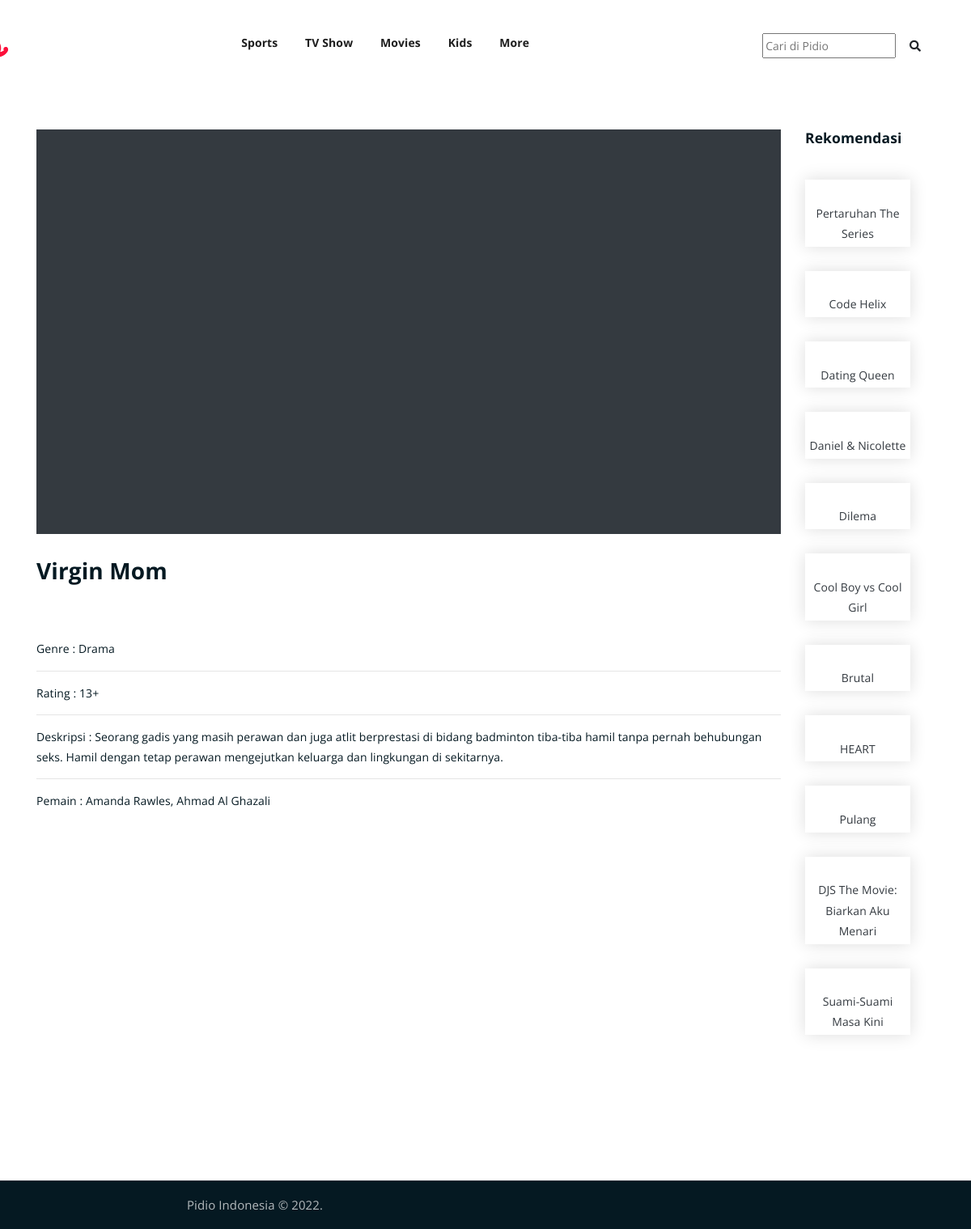
The page /watch.php?id=213 on the database its author committed.
### tables this page shows
CREATE TABLE `film` (
  `id` int(11) NOT NULL,
  `judul` varchar(50) NOT NULL,
  `rating` varchar(50) DEFAULT NULL,
  `poster` varchar(255) NOT NULL,
  `genre` varchar(50) NOT NULL,
  `deskripsi` varchar(500) NOT NULL,
  `pemain` varchar(250) DEFAULT NULL,
  `jenis_film` varchar(20) DEFAULT NULL,
  
  PRIMARY KEY (id)
);

### functions.php (called while the page is built)
<?php
$conn = mysqli_connect("localhost", "root", "", "vidio");
return $conn;
function query($query) {
    global $conn;
    $result = mysqli_query($conn, $query);
    $rows = [];
    while( $row = mysqli_fetch_assoc($result) ) {
        $rows[] = $row;
    }
    return $rows;
}
?>

### watch.php (the view, shortened to what this page needs)
<?php
require 'functions.php';
if($_GET):
    $filmSearch = query("SELECT * FROM film where id = '$_GET[id]' ");
    $filmSearch = $filmSearch ? $filmSearch[0] : "";
    $anotherFilm = query("SELECT * FROM film where jenis_film = $filmSearch[jenis_film] and id != $_GET[id]");
else:
    header('Location: ');
endif;
?>
<!DOCTYPE html>
<html lang="en">
<head>
    <link rel="stylesheet" href="assets/css/all.min.css">
    <link rel="stylesheet" href="assets/bootstrap/css/bootstrap.min.css">
    <link rel="stylesheet" href="assets/css/owl.carousel.css">
    <link rel="stylesheet" href="assets/css/magnific-popup.css">
    <link rel="stylesheet" href="assets/css/animate.css">
    <link rel="stylesheet" href="assets/css/meanmenu.min.css">
    <link rel="stylesheet" href="assets/css/main.css">
    <link rel="stylesheet" href="assets/css/responsive.css">
</head>
</head>
<body>
    <div class="top-header-area" id="sticker">
        <div class="container">
            <div class="header">
                <div class="col-lg-12 col-sm-12 text-center">
                    <div class="main-menu-wrap">
                        <div class="site-logo">
                            <a href="index.php">
                                <img src="img/logo.png" width="200">
                            </a>
                        </div>
                        <nav class="main-menu">
                            <ul>
                                <li><a href="index.php?jenis_film=1">Sports</a></li>
                                <li><a href="index.php?jenis_film=2">TV Show</a></li>
                                <li><a href="index.php?jenis_film=3">Movies</a></li>
                                <li><a href="index.php?jenis_film=4">Kids</a></li>
                                <li><a href="#">More</a>
                                </li>
                                <li>
                                    <div class="search_bar">
                                        <form action="search.php" method="get">
                                            <input type="text" placeholder="Cari di Pidio" class="search_input" name="judul">
                                            <span class="search_submit"><button class="btn button-search search_bar_submit_button" type="submit"><i class="fas fa-search"></i>
                                            </button></span>
                                        </form>
                                    </div>
                                </li>
                            </ul>
                        </nav>
                    </div>
                </div>
            </div>
        </div>
    </div>
    <div class="latest-news pt-150 pb-150">
        <div class="container">
            <div class="row">
                <div class="col-sm-10">
                    <div class="single-latest-news text-center bg-dark shadow-none" style="width: 100%;height: 500px;" >
                    </div>
                    <h3><?= $filmSearch['judul'] ?></h3>
                    <br><br>
                    Genre : <?= $filmSearch['genre'] ?><hr>
                    Rating : <?= $filmSearch['rating'] ?><hr>
                    Deskripsi : <?= $filmSearch['deskripsi'] ?><hr>
                    Pemain : <?= $filmSearch['pemain'] ?>
                </div>
                <div class="col-sm-2 row">
                    <div class="col-sm-12 mb-4">
                        <h5>Rekomendasi</h5>
                    </div>
                    <?php foreach ($anotherFilm as $key => $value): ?>
                        <div class="col-sm-12">
                            <div class="single-latest-news text-center">
                                <div class="news-text-box p-1 text-dark">
                                    <p><a href="single-news.html" class="text-dark"><?= $value['judul'] ?></a></p>
                                </div>
                            </div>
                        </div>
                    <?php endforeach ?>
                </div>
            </div>
        </div>
    </div>
    <div class="copyright">
        <div class="container">
            <div class="row">
                <div class="col-lg-6 col-md-12">
                    <p>Pidio Indonesia &copy; <?= date("Y") ?>.
                    </p>
                </div>
            </div>
        </div>
    </div>
</body>
</html>

### assets/css/main.css (style rules this page uses)
html { font-size: 14px; font-weight: 400; line-height: 28px; height: 100%; }
body { font-family: "Open Sans", sans-serif; font-weight: 400; font-size: 1rem; letter-spacing: 0.1px; line-height: 1.8; color: #051922; overflow-x: hidden; }
body img { max-width: 100%; }
a { cursor: pointer; text-decoration: none; -webkit-transition: all 0.2s ease-in-out; -o-transition: all 0.2s ease-in-out; transition: all 0.2s ease-in-out; }
h1, .h1, h2, .h2, h3, .h3, h4, .h4, h5, .h5, h6, .h6 { font-family: "Open Sans", sans-serif; font-weight: 700; margin: 0 0 1.25rem 0; color: #051922; }
h1:last-child, .h1:last-child, h2:last-child, .h2:last-child, h3:last-child, .h3:last-child, h4:last-child, .h4:last-child, h5:last-child, .h5:last-child, h6:last-child, .h6:last-child { margin: 0; margin-bottom: 20px; }
h3, .h3 { font-size: 2rem; font-weight: 700; line-height: 2.25rem; }
h5, .h5 { font-size: 1.25rem; font-weight: 700; line-height: 1.5rem; }
p { font-family: "Open Sans", sans-serif; font-weight: 400; font-size: 1rem; letter-spacing: 0.1px; line-height: 1.8; color: #051922; margin: 0 0 1.25rem 0; }
p:last-child { margin: 0; }
.pt-150 { padding-top: 160px; }
.pb-150 { padding-bottom: 150px; }
.top-header-area { position: absolute; z-index: 999; width: 100%; padding: 25px 0; }
.header { display: -ms-flexbox; display: flex; -ms-flex-wrap: wrap; flex-wrap: wrap; margin-right: -11px; margin-left: -200px; }
nav.main-menu ul { margin: 0; padding: 0; list-style: none; }
nav.main-menu ul li { display: inline-block; }
nav.main-menu ul li a { color: #1e1e1e; font-weight: 700; display: block; padding: 15px; }
nav.main-menu ul > li { position: relative; }
nav.main-menu > ul li:last-child { float: right; }
.site-logo { float: left; max-width: 150px; }
.main-menu-wrap { position: relative; }
.site-logo { padding: 6px 0; }
nav.main-menu li a { -webkit-transition: 0.3s; -o-transition: 0.3s; transition: 0.3s; }
.top-header-area { -webkit-transition: 0.3s; -o-transition: 0.3s; transition: 0.3s; }
button, input, optgroup, select, textarea { margin-top: 15px; font-family: inherit; font-size: inherit; line-height: inherit; }
.search_bar, .search__input { width: 100%; -webkit-box-shadow: none; box-shadow: none; border: none; outline: none; }
.search_bar_submit_button { background: transparent; border: none; outline: none; padding: 0 16px; height: 32px; -webkit-transition: none; transition: none; }
.btn { display: inline-block; margin-bottom: 20px; font-weight: 400; text-align: center; vertical-align: middle; -ms-touch-action: manipulation; touch-action: manipulation; cursor: pointer; background-image: none; border: 1px solid transparent; white-space: nowrap; padding: 6px 12px; font-size: 14px; line-height: 1.42857; border-radius: 4px; -webkit-user-select: none; -moz-user-select: none; -ms-user-select: none; user-select: none; }
.copyright { background-color: #051922; border-top: 1px solid #232a35; }
.copyright p { text-align: center; margin: 0; color: #fff; opacity: 0.7; padding: 16px 0; font-size: 15px; }
.single-latest-news { -webkit-box-shadow: 0 0 20px #dddddd; box-shadow: 0 0 20px #dddddd; -webkit-transition: 0.3s; -o-transition: 0.3s; transition: 0.3s; }
html, body { height: 100%; }
.news-text-box { padding: 25px; border-bottom-left-radius: 5px; border-bottom-right-radius: 5px; }
.single-latest-news { margin-bottom: 30px; }

### rows shown on the page
film: judul "Virgin Mom", genre "Drama", rating "13+", deskripsi "Seorang gadis yang masih perawan dan juga atlit berprestasi di bidang badminton tiba-tiba hamil tanpa pernah behubungan seks. Hamil dengan tetap perawan mengejutkan keluarga dan lingkungan di sekitarnya.", pemain "Amanda Rawles, Ahmad Al Ghazali"
film: judul "Pertaruhan The Series"
film: judul "Code Helix"
film: judul "Dating Queen"
film: judul "Daniel & Nicolette"
film: judul "Dilema"
film: judul "Cool Boy vs Cool Girl"
film: judul "Brutal"
film: judul "HEART"
film: judul "Pulang"
film: judul "DJS The Movie: Biarkan Aku Menari"
film: judul "Suami-Suami Masa Kini"
